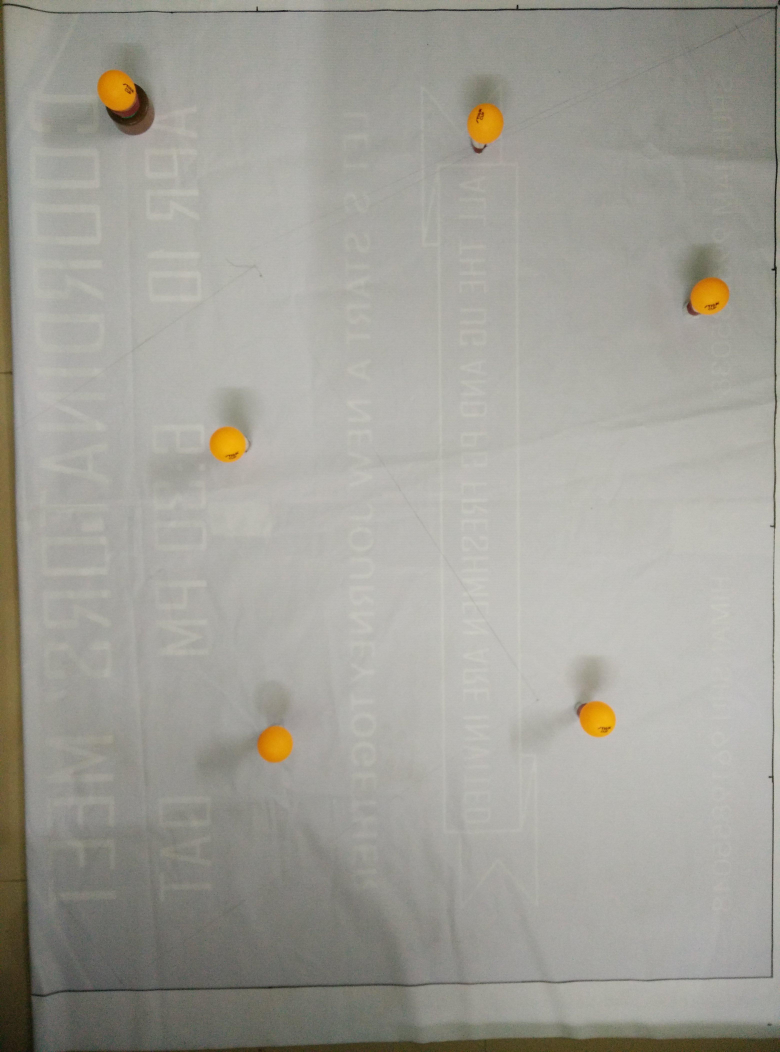
//> input picture image.jpg, 3120 x 4208 px (shown at 1/4 size)
$ ./image_processing   (built with g++ and OpenCV 4)
//> lines starting //> are read from the running program, lines starting //| are printed output that depends on the picture; after the words box and inside, x2 and y2 are one past the last pixel; in counts of white or black regions, pixels touching at a corner belong together

/* Program - Image Processing to identify balls and find out the coordinates of the centres of the balls

    Header Files Used:  1.Iostream
                        2.Opencv Library
                        3.Vector
                        4.fstream
    Uses of the Header Files:
                        1.iostream -
                            ->iostream is used to take input such as the length of the arena and also for the output.
                            ->All the input and output functions are handled with iostream.

                        2.opencv-
                            ->OpenCV (Open Source Computer Vision) is a library of programming functions mainly aimed at real-time computer vision.
                            ->All the Image processing in the code is taken care by opencv library function
                                and pre defined data tyes of opencv such as Mat,etc
                            ->In Built functions and Data types of opencv library used in this code:

                                KeyWords

                                    1.Mat-
                                        Mat is basically a class with two data parts: the matrix header (containing information
                                        such as the size of the matrix, the method used for storing, at which address is the matrix stored, and so on)
                                        and a pointer to the matrix containing the pixel values (taking any dimensionality depending on the method chosen for storing) .
                                        The matrix header size is constant, however the size of the matrix itself may vary from image
                                        to image and usually is larger by orders of magnitude.

                                    2.CV_WINDOW_AUTOSIZE-
                                        This keyword when used makes sure that the window created to display an image would be of the size of the image to be displayed.

                                    3.CV_BGR2HSV-
                                        This Keyword is used to convert the image from RGB format to HSV format.

                                    4.MORPH_ELLLIPSE-
                                        It denotes that the element to be created is ellipse. It is used in getStructuringelement function.

                                    5.CV_8UC1-
                                        It is used to define a image with just one channel.

                                Functions:

                                    1.imread-
                                        The Function is used to read an image into a Mat data type .The Image must be present in the directory where the code is present.

                                    2.resize-
                                        This Funtion is used resize the image read into the Mat data type.It is a must if the image goes out of the screen .

                                    3.cvtColor-
                                        This function is used for image transformations.For Example the image has been converted from RGB format to HSV format
                                        for efficient work of the code.

                                    4.namedWindow-
                                        This Function is used to create a window for displaying the image.

                                    5.imshow-
                                        This Function is used to display the image in the created Display Window.

                                    6.waitKey-
                                        It waits for the press of a key.until the time specified in the parameter and if zero is provided the program waits
                                        forever for the press of a key.

                                    7.GaussianBlue-
                                        This is an in-built funtion used to create a transition in those area where the pixels values change abruptly.
                                        Thus it smooths the sharp change in pixel values.

                                    8.getStructuringelement-
                                        This function is used to create a Mat element that would be used in the functions erode and dilate.

                                    9.Erode-
                                        This function is used to expand the pixels around its neighbourhood.

                                    10.Dilate-
                                        This Function is used to reduce the size of the certain areas of pixels according to the structuring element .


    Logic -  OpenCV library has been used for this code. In order to find out the coordinates of the balls,
    		we first filter out the components (pixel values) of the image that are not of the same colour as that
    		of the balls by converting the image to HSV, then converting it to binary and finally applying blurs to
    		modify this filtered image. After this an edgedetect() function detects all edge points and
    		the find_a_ball() function stores the coordinates of the edge points in a vector which are used for
    		calculating the centers of the ball. Finally this data is written into a file, which is further used
    		for the algorithm code */

#include <iostream>
#include <opencv2/core/core.hpp>
#include <opencv2/highgui/highgui.hpp>
#include "opencv2/imgproc/imgproc.hpp"
#include <vector>
#include <fstream>
using namespace cv;
using namespace std;


//Structure -> Node - Structure to represent a point in 2D
//Used while writing the point coordinates in a file

struct Node {
        double x;
        double y;
};

//Class-> Points - To represent the Points in the program
class Points
{
        public:
            double x; double y;
            Points()
            {
                x=0;
                y=0;
            }

            Points (double x, double y)
            {
                this->x = x;
                this->y = y;
            }

};
/*
Function- getBinaryImage()
Input- an openCV 3 channel image matrix
Output-  none (just converts a coloured image may to a black and white binary image)
Logic -  using proper threshold values for the image taken,  the pixels with Red,  Green  and blue values
	 corresponding to the balls are converted to white and the remaining are converted to black.  In other
	 words,  other colours are  filtered out from the image for easy processing after this.  */

void getBinaryImage (Mat &img)
{
    for(int i=0;i<img.rows;i++)
    {
        for(int j=0;j<img.cols;j++)
        {
            if((int)img.data[i*img.cols*3+j*3+2]>190&& (int)img.data[i*img.cols*3+j*3+1]<100 && (int)img.data[i*img.cols*3+j*3+0]<100)
            {
                img.data[i*img.cols*3+j*3+2]=255;
                img.data[i*img.cols*3+j*3+1]=255;
                img.data[i*img.cols*3+j*3]=255;
            }
            else
            {
                img.data[i*img.cols*3+j*3+2]=0;
                img.data[i*img.cols*3+j*3+1]=0;
                img.data[i*img.cols*3+j*3]=0;
            }
        }
    }
}

/*

Function - convertToDigitalisedImage(Mat&, Mat&)

Input - 2 Mat passed by reference: Mat A - 3 channeled, Mat B - single channeled

Output - None (Just stores the 3-channel binary image developed earlier in a single channel format

Logic - The three channeled input image is searched for white pixels and in the corresponding pixels in the output
	single channeled image, white values are stored. */


void convertToDigitalisedImage(Mat& ImgMatrixA, Mat& ImgMatrixB)
{
    int i, j;
    unsigned char* input = (unsigned char*) (ImgMatrixA.data);
    unsigned char* output = (unsigned char*) (ImgMatrixB.data);
    for (i=0; i<ImgMatrixA.rows; i++)
    {
        for (j=0; j<ImgMatrixA.cols; j++)
        {

                if (input[ImgMatrixA.cols*i*3+j*3+1] == 255 && input[ImgMatrixA.cols*i*3+j*3+2] == 255 && input[ImgMatrixA.cols*i*3+j*3] ==255)    // image stored in Row Major format
                {
                    output[ImgMatrixB.cols*i+j] = 255;
                }
                else
                {
                    output[ImgMatrixB.cols*i+j] = 0;

                }
        }
    }
}

/*

Function - bgr2hsv2bgr(Mat&)

Input - a Mat 3-channeled image

Output - Outputs an image such that the balls remain in their original colour and remaining background turns red.
Logic - Converts the image to HSV and then converts those pixels which don’t have H values(hue values) between
	10 and 40 to H = 0 (red), and let the balls be in their original colour. */

void bgr2hsv2bgr(Mat& img)
{
    Vec3b hsv;
    int H;
    for(int i=0;i<img.rows;i++)
    {
        for(int j=0;j<img.cols;j++)
        {
            hsv=img.at<Vec3b>(i,j);
            H=hsv.val[2];
            if(H>10&&H<40)
            {
                continue;
            }
            else
            {
                   img.at<Vec3b>(i,j).val[0]=180;
            }
        }
    }
}

/*

 Function  :  void edgeDetect(Mat & )

 Inputs    :  Mat &ImgMatrix , i.e. reference to some image matrix

 Outputs   :  Changes the given matrix into matrix containing only the edges of the balls

              instead of completely filled balls.

 Logic     :  Checking the value of color of the pixel, after applying Gaussian blur, errosion and dilate

              to DigitalisedImageMatrix, to identify if it's an edge point. The edge point is defined to have

              color value 50 - 150. This function drastically reduces the number of points to be accounted for, per ball.
 Example   :  edgeDetect(ImageMatrix); */

void edgeDetect(Mat &ImgMatrix)
{
    int i, j;
    unsigned char* input = (unsigned char*) (ImgMatrix.data);
    unsigned char* output = (unsigned char*) (ImgMatrix.data);

    for (i=0; i<ImgMatrix.rows; i++)
    {
        for (j=0; j<ImgMatrix.cols; j++)
        {
            if (input[ImgMatrix.cols*i+j]>100 && input[ImgMatrix.cols*i+j]<200)
            {
                output[i*ImgMatrix.cols+j]=255;

            }
            else
            {
                output[i*ImgMatrix.cols+j]=0;

            }
        }
    }

}


/*
 Function  :   goToNextWhite (Mat , int , int , vector<Points>& )
 Inputs    :   Mat ImgMatrix, int i, int j, vector<Points>& AllThePoints
 Outputs   :   Stores all the points corresponding to a ball in vector AllThePoints
 Logic     :   A ball is a set of continuous white pixels. goToNextWhite(...) is a recursive function
               which calls itself with a neighbouring white pixel as new base point. It turns
               the current white pixel int black so that it is not stored again. Recursion stops
               when no more white pixels are left in the immediate neighbourhood. Finally,
               when whole ball is covered, all the points are stored in AllThePoints
               and control is returned.
 Example   :   goToNextWhite (ImgMatrix, p, q, AllThePoints);
*/

void goToNextWhite (Mat ImgMatrix, int i, int j, vector<Points>& AllThePoints)
{
    if (i>=ImgMatrix.rows || i<0 || j>=ImgMatrix.cols || j<0) return;

	else
    {
        Points Temp(i,j);
        AllThePoints.push_back(Temp);
        unsigned char* output = (unsigned char*) (ImgMatrix.data);
        output[ImgMatrix.cols*i + j] = 0;                      // turn the current point to black(COLOR==0) so that we don't go back to this pixel again.
        for (int p = i-1; p<=i+1; p++)
        {
            for (int q=j-1; q<=j+1; q++)
            {
                if (p==i && q==j) {}
                else if (p>=0 && q>=0 && p<ImgMatrix.rows && q<ImgMatrix.cols  && output[ImgMatrix.cols*p + q] == 255)     // finding the next WHITE pixel IN RANGE and neighbour to given pixel
                {
                    goToNextWhite(ImgMatrix, p, q, AllThePoints);
                }
            }
        }
	}
}


/*
 Function  :  void findCentre(vector<Points>& , vector<Points>& )
 Inputs    :  vector<Points>& AllThePoints, vector<Points>& TheCentres
 Outputs   :  Stores centre of the ball represented by the set of points
              in AllThePoints vector, into TheCentres vector
 Logic     :  The Centre of the ball, i.e. colllection of points can be calculated
              by taking average of the x and y coordinates of all the points on the ball.
 Example   :  void findCentre(Allpoints, Centres);

*/
void findCentre(vector<Points>& AllThePoints, vector<Points>& TheCentres, double scale)
{
    double sumOfX =0, sumOfY = 0;
    long double totalCount=0;      // used long double, not int so as to increase the range of n, to support large number of points

    vector<Points>::iterator it;
    for (it = AllThePoints.begin(); it<AllThePoints.end(); ++it)
    {
        sumOfX = sumOfX + (10E-4)*(it->x);   // scaling down the x coordinate by 1/1000 so as to keep sumOfX within limits
        sumOfY = sumOfY + (10E-4)*(it->y);   // scaling down the y coordinate by 1/1000 so as to keep sumOfY within limits
        totalCount++;
    }

    double centreX = sumOfX/totalCount;
    double centreY = sumOfY/totalCount;

    //cout<<"\nPrinting Center:"<<centreX<<" , "<<centreY;

    Points Temp;
    Temp.x = 1000*centreX*scale;
    Temp.y = 1000*centreY*scale;            //scaling up the x and y coordinates to bring back to original scale
    TheCentres.push_back(Temp);

    AllThePoints.clear();
}


/*
 Function  :  void find_a_ball (Mat , vector<Points>& , vector<Points>& )
 Inputs    :  Mat ImgMatrix, vector<Points>& AllThePoints, vector<Points>& TheCentres
 Outputs   :  Locates a complete ball and finds its centre. Does the same for all the balls
              in the arena and stores their centres in vector TheCentres.
 Logic     :  Calls function goToNextWhite(Mat, int, int, vector) to find a ball in the arena,
              store all the points corresponding points for the ball in vector AllThePoints
              and calls function findCentre(vector &, vector &) to store the centres
              corresponding to various balls in vector TheCentres.
 Example   :  void find_a_ball (DigitalisedImageMatrix, AllPoints, Centres);

*/
void find_a_ball (Mat ImgMatrix, vector<Points>& AllThePoints, vector<Points>& TheCentres, double ratios)
{
	int i, j;
	AllThePoints.clear();
    for (i=0; i<ImgMatrix.rows; i++)
	{
		for (j=0; j<ImgMatrix.cols; j++)
		{
            unsigned char* output = (unsigned char*) (ImgMatrix.data);
			if (output[ImgMatrix.cols*i+j] == 255)                        // Goes in if a white-pixel(COLOR==255) of the ball is located
			{
                goToNextWhite(ImgMatrix, i, j, AllThePoints);
                findCentre(AllThePoints, TheCentres, ratios);      // function call to findCentre(...), after AllThePoints has been allocated the required pixels' data
                AllThePoints.clear();
            }
		}
	}
}

/*

Function - storevalues(vector<Points> &)

Input - a vector of Points type

Output - Creates a file named Points.dat and writes the coordinates of the centres of the balls into that file

Logic - Uses a temporary instance of the struct Node and a Points iterator to access the vector that stores the
	Centre coordinates and then assigns the x and y of a record to the Temp Node and writes it in a file called Points.dat */


void storevalues(vector<Points>& Centres)
{
    ofstream ofile;
    ofile.open("Points.dat",ios::binary|ios::out);
    vector<Points>::iterator it;         // using iterator to access points stored in vector.
    Node temp;
    temp.x =0;
    temp.y =0;
    ofile.write ((char*)&temp, sizeof(temp));
    //cout<<"\n\n\nn\n\nDisplaying center coordinates:\n";
    for (it = Centres.begin(); it<Centres.end(); ++it)
        {
            temp.x = it->x;
            temp.y = it->y;
            ofile.write ((char*)&temp, sizeof(temp));
        }
}

int main()
{

    Mat img;
    img=imread("image.jpg",1);  //image.jpg is the name of the image taken - you ca write your own image name
//> img is the input picture: 4208 rows x 3120 cols, CV_8UC3; mean B, G, R 151.3, 159.2, 160.7
    while(img.cols>1024)  //bringing the image to the screen size (maximum size after this loop is the screen size)
    {
        resize(img, img, Size (img.cols/2,img.rows/2));
    }
    namedWindow("ipc",CV_WINDOW_AUTOSIZE);
    imshow("ipc",img);
    waitKey(0);		//Press enter here

    cvtColor(img,img,CV_BGR2HSV);
    bgr2hsv2bgr(img);
//> the loop in bgr2hsv2bgr, `for(int i=0;i<img.rows;i++)` made 1052 passes
//> (hsv, H) on passes 1 to 3: ([30, 100, 28], 28), ([38, 85, 24], 24), ([40, 38, 40], 40)
//> after the loop in bgr2hsv2bgr, `for(int i=0;i<img.rows;i++)`: hsv = [43, 132, 54]; H = 54
    cvtColor(img,img,CV_HSV2BGR,0);
    getBinaryImage(img);
//> after the loop in getBinaryImage, `for(int i=0;i<img.rows;i++)`:
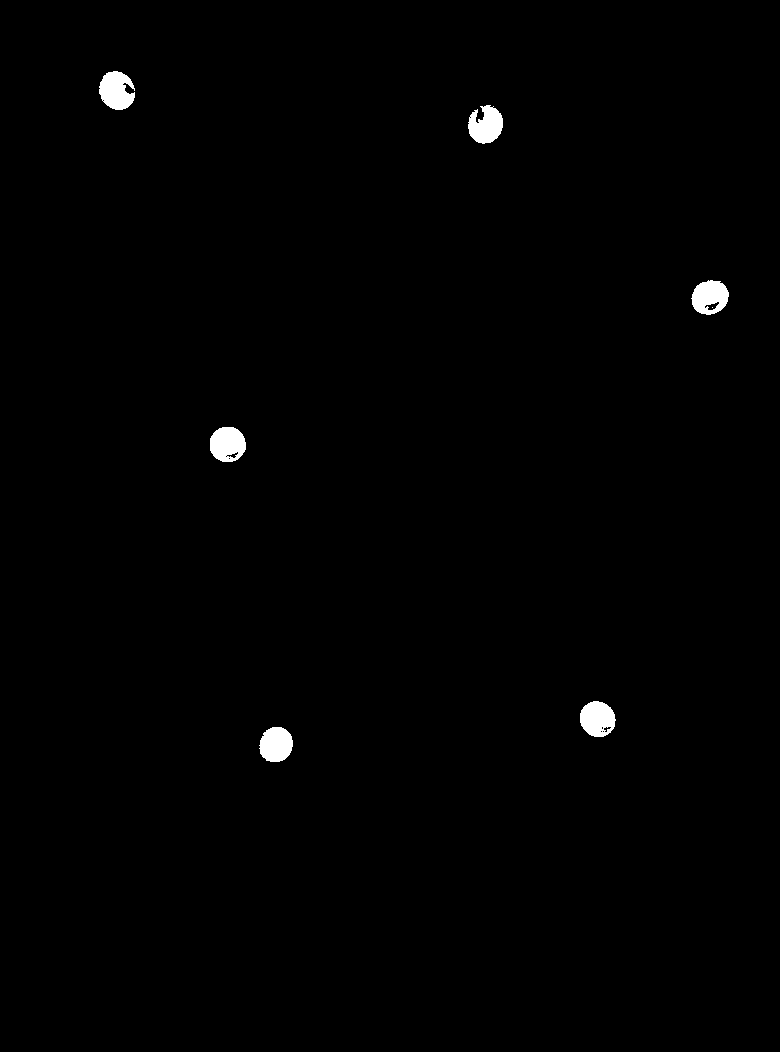
//> img: 1052 rows x 780 cols, CV_8UC3; 0.72% white; 7 white regions (1 under 20 px), largest, box (x1, y1, x2, y2) and area: (99, 71, 135, 110) 1027, (210, 427, 246, 462) 995, (580, 701, 616, 737) 985, (468, 105, 503, 144) 970, (691, 280, 729, 315) 954, (259, 727, 293, 762) 940
    GaussianBlur(img,img,Size(5,5),0,0);

    int erosion_size =5;
    int erosion_type = MORPH_ELLIPSE;

    Mat element = getStructuringElement( erosion_type,Size( 2*erosion_size + 1, 2*erosion_size+1 ),Point( erosion_size, erosion_size ) );
    dilate(img,img,element);
    erode( img, img, element );

    Mat singleimg = Mat::zeros(Size(img.cols, img.rows),CV_8UC1);  /*singleimg - name for a single channel image*/
    convertToDigitalisedImage(img,singleimg);
    GaussianBlur(singleimg, singleimg, Size(9,9), 0,0);
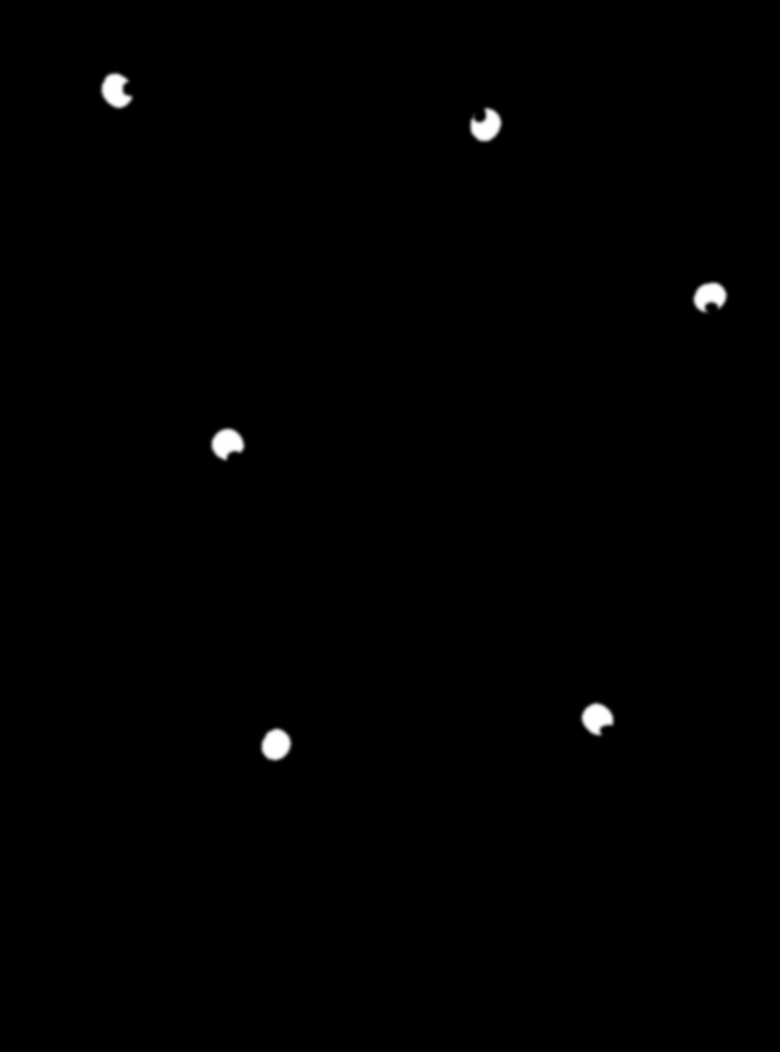
//> singleimg: 1052 rows x 780 cols, CV_8UC1; min 0, max 255, mean 1.2
    edgeDetect(singleimg);
//> after the loop in edgeDetect, `for (i=0; i<ImgMatrix.rows; i++)`:
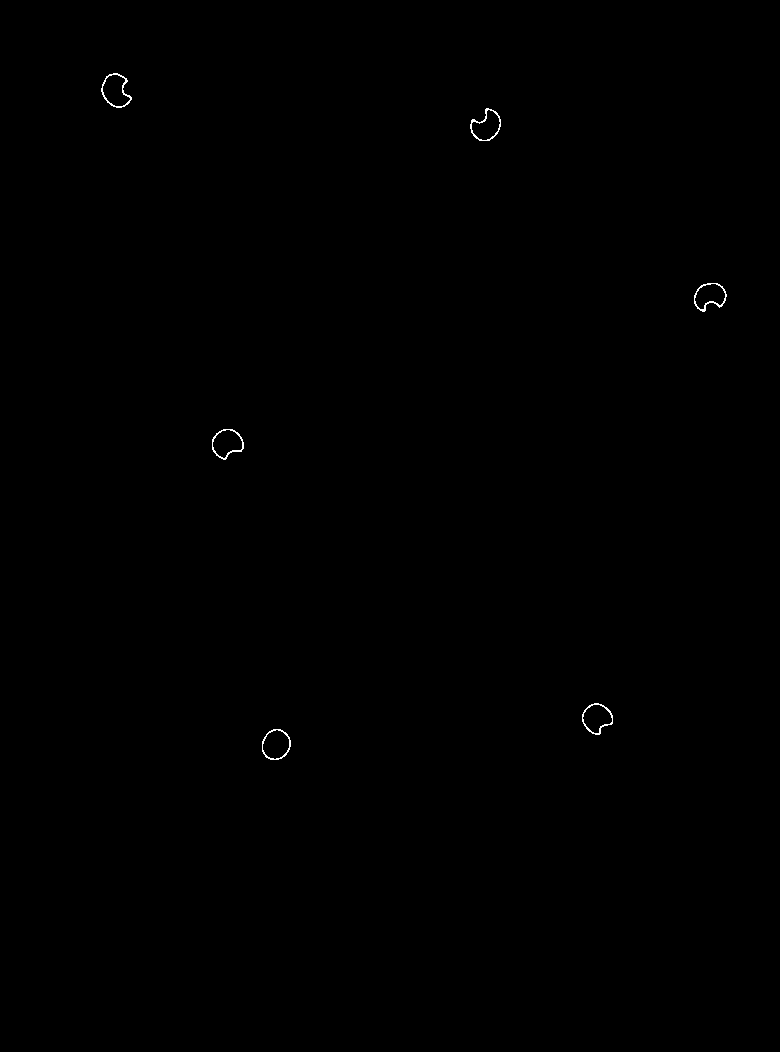
//> ImgMatrix: 1052 rows x 780 cols, CV_8UC1; 0.12% white in thin lines or dots, all inside (x1, y1, x2, y2) = (101, 73, 727, 760)

    double actual;	//this is the actual dimension of the arena which is completely present in the image taken
    cout<<endl<<"Enter actual Length of arena:  ";
    cin>>actual;
//> the answer given: 2

    double ratios = actual/(img.rows);

    //Declaring vectors to store all points for each ball, one by one, and all the centres of balls in the arena
    vector<Points> AllPoints;
    vector<Points> Centre;

    //function call to store the required centres of all the balls in the arena
    find_a_ball(singleimg, AllPoints, Centre, ratios);
//> after the loop in find_a_ball, `for (i=0; i<ImgMatrix.rows; i++)`: TheCentres = 6 items
//> AllPoints = 0 items; Centre = 6 items

    vector<Points>::iterator it;         // using iterator to access points stored in vector.

    cout<<"\n\n\n\n\n\nDisplaying center coordinates:\n";
    for (it = Centre.begin(); it<Centre.end(); ++it)//To Display the real time coordinatesof all the balls.
        cout<<"\nCenter Coordinates: "<<it->x<<" "<<it->y<<endl;
//> this loop made 6 passes
//| Center Coordinates: 0.171785 0.22108
//| Center Coordinates: 0.236789 0.922507
//> (output is shown up to pass 2 of 6)

    waitKey(0);	//Press enter here
    storevalues(Centre);
//> the loop in storevalues, `for (it = Centres.begin(); it<Centres.end(); ++it)` made 6 passes
    return 0;

}
